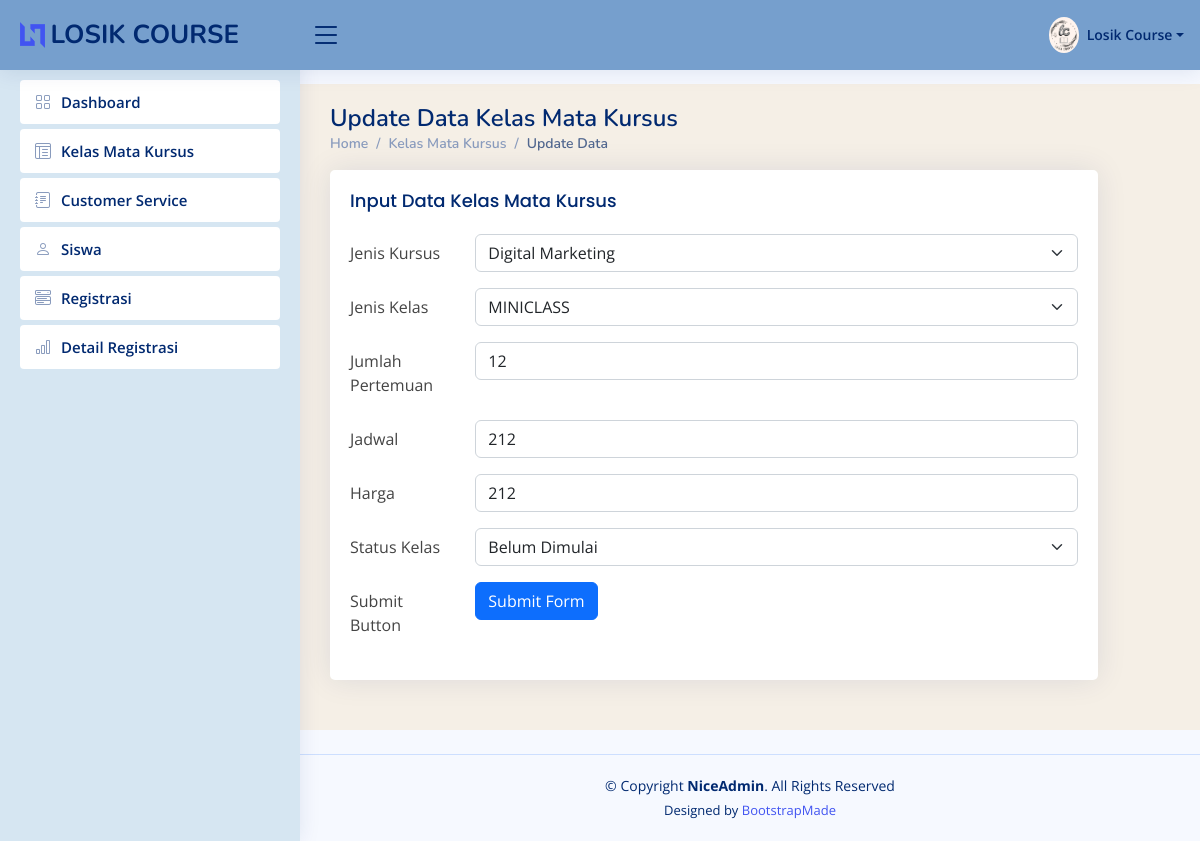
Page /updatekelasmatakursus/30 on the earlier database version.
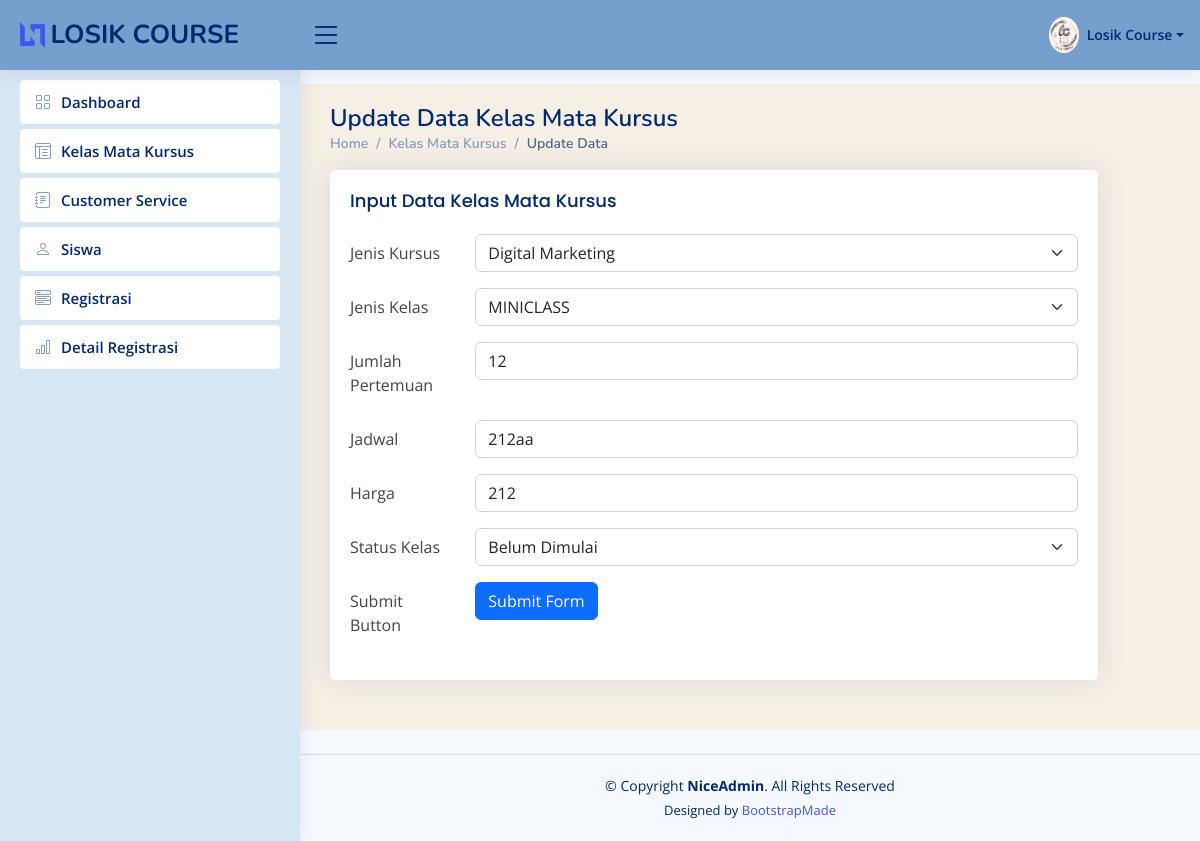
Same page on the later database version.
### app/models.py (models this page shows, shortened)
class Kelas_Mata_Kursus(models.Model):
    Id_Kelas_Mata_Kursus = models.AutoField(primary_key=True)
    Jenis_Kursus = models.CharField(max_length=70)
    Jenis_Kelas = models.CharField(max_length=50)
    Jumlah_Pertemuan = models.PositiveIntegerField()
    Jadwal = models.CharField(max_length=100)
    Harga = models.PositiveIntegerField()
    Status_Kelas = models.CharField(max_length=30)

### app/views.py (the view, shortened to what this page needs)
# urls.py: path('updatekelasmatakursus/<str:id>', views.updatekelasmatakursus,name='updatekelasmatakursus'),
def updatekelasmatakursus(request,id):
    kelasmatakursusobj = models.Kelas_Mata_Kursus.objects.get(Id_Kelas_Mata_Kursus=id)
    if request.method == "GET" :
        return render(request, 'updatekelasmatakursusy.html', {
            'Kelas_Mata_Kursus' : kelasmatakursusobj,
        })

### app/templates/updatekelasmatakursusy.html (shortened to what the changed rows need)
{%load static%}
<!DOCTYPE html>
<html lang="en">
<head>{% static '
  <link href="{% static 'assets/vendor/bootstrap/css/bootstrap.min.css'%}" rel="stylesheet">
  <link href="{% static 'assets/vendor/bootstrap-icons/bootstrap-icons.css'%}" rel="stylesheet">
  <link href="{% static 'assets/vendor/boxicons/css/boxicons.min.css'%}" rel="stylesheet">
  <link href="{% static 'assets/vendor/quill/quill.snow.css'%}" rel="stylesheet">
  <link href="{% static 'assets/vendor/quill/quill.bubble.css'%}" rel="stylesheet">
  <link href="{% static 'assets/vendor/remixicon/remixicon.css'%}" rel="stylesheet">
  <link href="{% static 'assets/vendor/simple-datatables/style.css'%}" rel="stylesheet">
  <link href="{% static 'assets/css/style.css'%}" rel="stylesheet">
</head>
<body>
    <main id="main" class="main">
        <div class="pagetitle">
          <h1>Update Data Kelas Mata Kursus</h1>
        </div>
        <section class="section">
          <div class="row">
            <div class="col-lg-11">
              <div class="card">
                <div class="card-body">
                  <form action="" method="post">
                    <div class="row mb-3">
                      <div class="col-sm-10">
                        <select name="JenisKursus" id="" class="form-select" aria-label="Default select example">
                            {% if Kelas_Mata_Kursus.Jenis_Kursus == 'Full-stack Web Developer' %}
                            <option selected value="Full-stack Web Developer">Full-stack Web Developer</option>
                            <option value="UI/UX Design and Produc Management">UI/UX Design and Produc Management</option>
                            <option value="Graphic and Motion Designer">Graphic and Motion Designer</option>
                            <option value="Digital Marketing">Digital Marketing</option>
                            {% elif Kelas_Mata_Kursus.Jenis_Kursus == 'Digital Marketing' %}
                            <option selected value="Digital Marketing">Digital Marketing</option>
                            {% endif %}
                        </select>
                      </div>
                    </div>
                    <div class="row mb-3">
                        <div class="col-sm-10">
                            <select name="JenisKelas" id=""class="form-select" aria-label="Default select example">
                                {%if Kelas_Mata_Kursus.Jenis_Kelas == "PROCLASS" %}
                                <option selected value="PROCLASS">PROCLASS</option>
                                <option value="MINICLASS">MINICLASS</option>
                                {% else %}
                                <option selected value="MINICLASS">MINICLASS</option>
                                {% endif %}
                            </select>
                        </div>
                    </div>
                    <div class="row mb-3">
                        <div class="col-sm-10">
                            <input required type="number" name="JumlahPertemuan" value="{{Kelas_Mata_Kursus.Jumlah_Pertemuan}}" class="form-control">
                        </div>
                    </div>
                    <div class="row mb-3">
                        <div class="col-sm-10">
                            <input required type="text" value="{{Kelas_Mata_Kursus.Jadwal}}" class="form-control" name="Jadwal" >
                        </div>
                    </div>
                    <div class="row mb-3">
                        <div class="col-sm-10">
                            <input required type="number" name="Harga" value="{{Kelas_Mata_Kursus.Harga}}" class="form-control" >
                        </div>
                    </div>
                    <div class="row mb-3">
                        <div class="col-sm-10">
                          <select name="StatusKelas" id="" class="form-select" aria-label="Default select example">
                                {%if Kelas_Mata_Kursus.Status_Kelas == "Belum Dimulai"%}
                                <option selected value="Belum Dimulai">Belum Dimulai</option>
                                {% else %}
                                <option value="Belum Dimulai">Belum Dimulai</option>
                                <option selected value="Dimulai">Dimulai</option>
                                {% endif %}
                            </select>
                        </div>
                    </div>
                </form>
                </div>
              </div>
            </div>
          </div>
        </section>
    </main>
</body>

Differences in the rows shown:
changed Kelas_Mata_Kursus "Digital Marketing": Jadwal "212" → "212aa"
